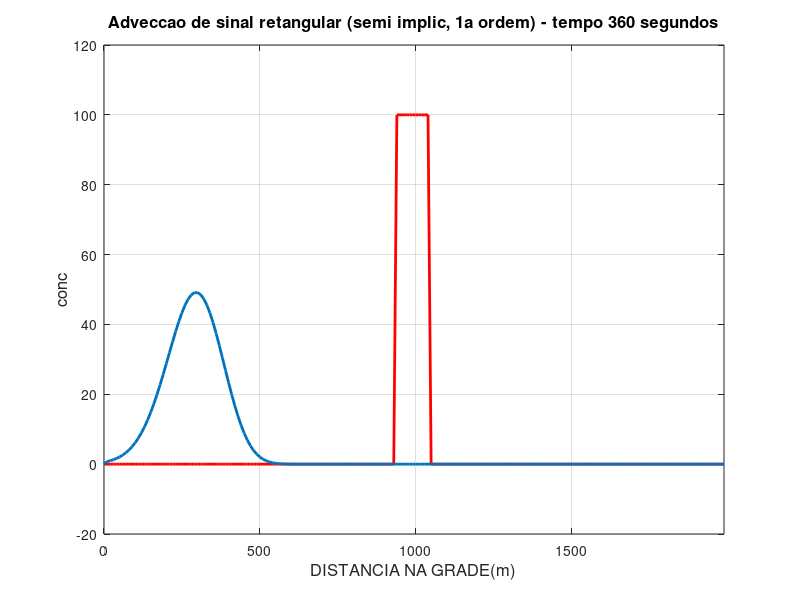

MATLAB code for this plot:
% SOLUCAO DA EQUACAO DA ADVECCAO UNI-DIMENSIONAL LINEAR 
% POR METODO SEMI IMPLICITO DE PRIMEIRA PRIMEIRA ORDEM NO TEMPO E NO ESPACO.
% (AVANCADO NO TEMPO E NO ESPACO)
% SOLUCAO DA ADVECCAO DE UM SINAL RETANGULAR EM SUB-REGIAO DA GRADE   

% FORNECER NUMERO DE PONTOS DA GRADE, NUMERO DE PASSOS DE TEMPO, VELOCIDADE (m/s),
% ESPACAMENTO DE GRADE (m), PASSO DE TEMPO (s),
% AMPLITUDE DO SINAL E SUA POSICAO INICIAL NA GRADE
% E FREQUENCIA DE PLOTAGEM

clear all; close all; clc

% CONSTANTES DO MODELO
jmax=200;
nmax=45;
c=-2;
% testar com c=2;
dx=10;
dt=8;
pol=100;
posini=95;
posfim=105;
freqplo=5;
xgrid=((1:jmax)-1)*dx;

% CONDICOES INICIAIS
fatu=zeros(jmax,1);
fren=zeros(jmax,1);

fatu(posini:posfim)=pol;
fcin=fatu;

contplo=1;
pol020=0.2*pol;
pol120=1.2*pol;

sj=zeros(1,jmax);
pj=zeros(1,jmax);
dj=zeros(1,jmax);

aj=0;
bj=1-c*dt/(2*dx);
cj=c*dt/(2*dx);
dj=zeros(1,jmax);

q=c*dt/(2*dx);
    
for n=2:nmax
   tempo=n*dt;
 
   dj(2:jmax-1)=fatu(2:jmax-1)-q*(fatu(3:jmax)-fatu(2:jmax-1));
   
   %varredura ascendente
   for j=2:jmax-1   
   sj(j)=-cj/(bj+aj*sj(j-1));
   pj(j)=(dj(j)-aj*pj(j-1))/(bj+aj*sj(j-1));
   end
   %varredura descendente
   for j=jmax-1:-1:2    
   fren(j)=sj(j)*fren(j+1)+pj(j);
   end
   contplo=contplo+1;
   if(contplo==freqplo)
   contplo=0;
   figure (1)
   plot(xgrid,fcin,'r','LineWidth',2)
   hold
   plot(xgrid,fren,'LineWidth',2)
   axis([xgrid(1) xgrid(jmax) -pol020 pol120]);
   title(['Adveccao de sinal retangular (semi implic, 1a ordem) - tempo ',...
       num2str(tempo),' segundos'],'fontsize',12)
   xlabel('DISTANCIA NA GRADE(m)','fontsize',12)
   ylabel('conc','fontsize',12)
   grid on
   pause
   hold off
   end
   fatu=fren;
end